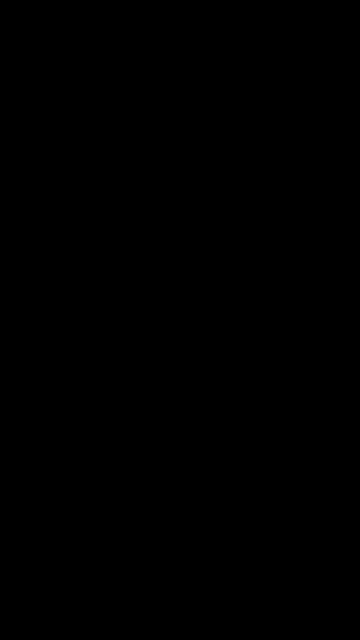
Frame 1 (no input)
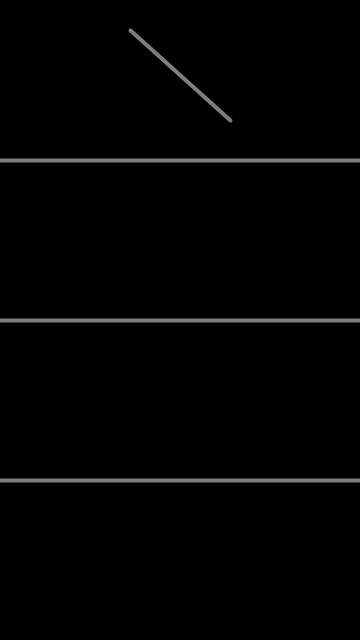
Frame 60 (the mouse pressed at the canvas centre just before this capture)
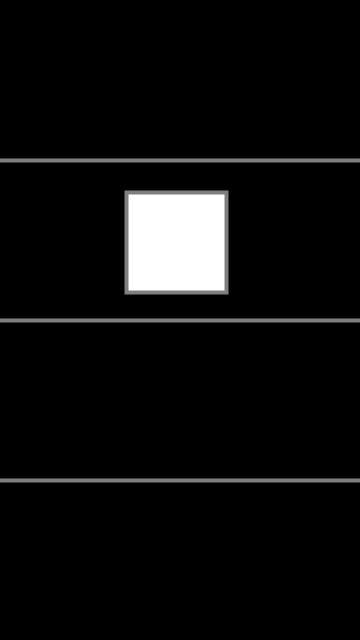
Frame 120 (the mouse held since frame 60 and released just before this capture)

The Processing sketch that drew these frames (run headless with seeded random() and noise(); from frame 60 on, the mouse is pressed at the canvas centre):

// Processing sketch: condeitionalPractice
// ── condeitionalPractice.pde
void setup() {
  size(360, 640);
}

void draw() {
  background(0);
  
  if(mouseY>height/4*3){
    circle(width*0.5, height*0.87, 100);
  } else if(mouseY>height/4*2){
    rect(width*0.3, height*0.54, 150, 100);
  } else if(mouseY>height/4){
      square(width*0.35, height*0.3, 100);
  } else{
    line(width*.5-50, 30, width*.5+50, 120);
  }
  
  line(0, height/4, width, height/4);
  line(0, height/4*2, width, height/4*2);
  line(0, height/4*3, width, height/4*3);
  stroke(127);
  strokeWeight(4);
}
